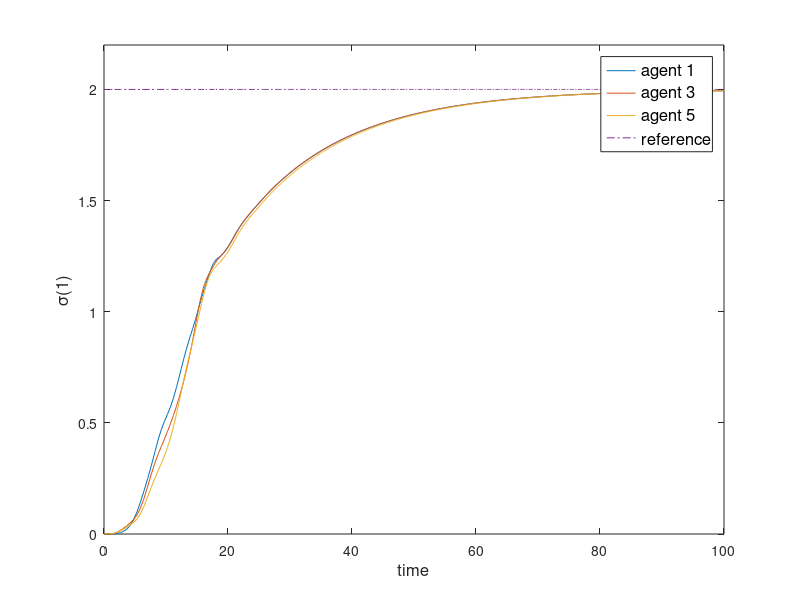

MATLAB code for this plot:
load('csa-normal.mat');

figure();
plot(D1(:,1),D1(:,2),D1(:,1),D1(:,4),D1(:,1),D1(:,6),D1(:,1),D1(:,8),'-.');

ax = legend('agent 1', 'agent 3', 'agent 5', 'reference');
xlabel('time','fontsize',12);
ylabel('\sigma(1)','fontsize',12);
ylim([0,2.2]);
set(ax, 'fontsize',12);